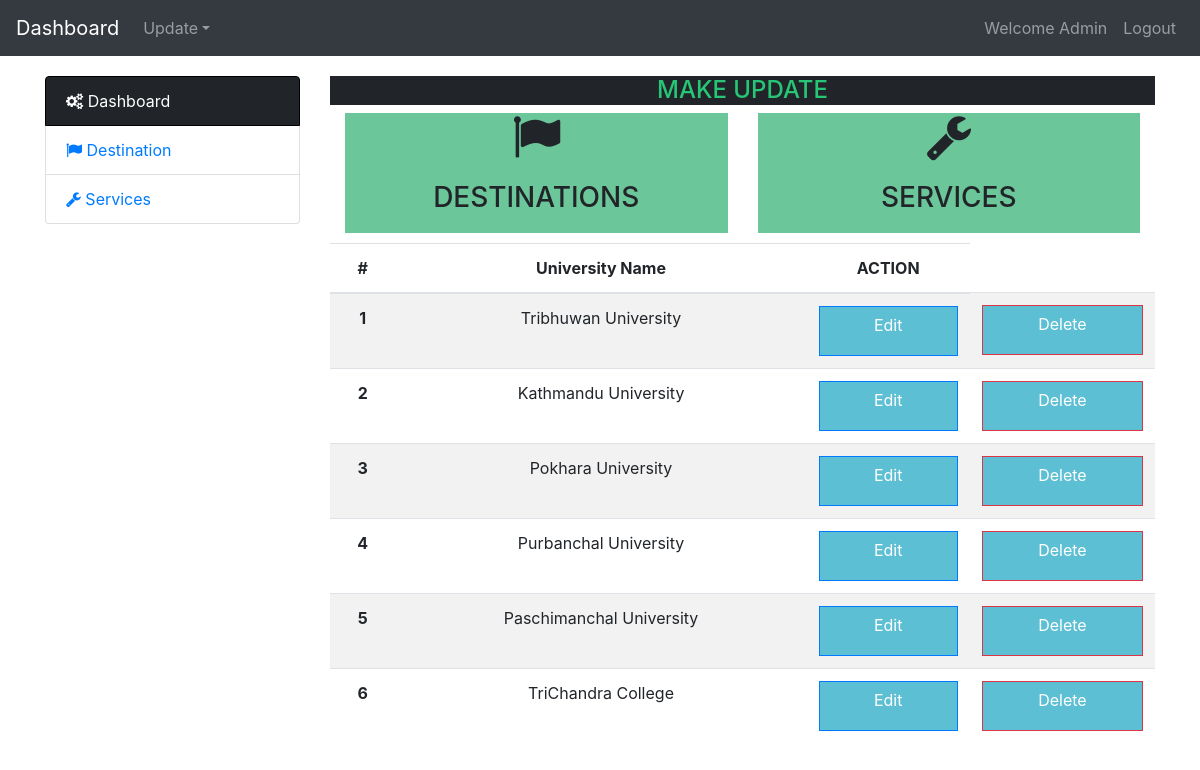
The page /admin/listuniversities.php (signed in) on the database its author committed.
### tables this page shows
CREATE TABLE `universities` (
  `uni_ID` int(11) NOT NULL,
  `uni_name` varchar(255) NOT NULL
);

### class/class.universities.php (called while the page is built, shortened)
<?php
class University{
    private $db;
    function __construct ($DB_CON){
		$this->db=$DB_CON;
	}
public function listUniversities(){
	$sql=$this->db->query("SELECT * FROM universities");
	while($row=$sql->fetch (PDO:: FETCH_ASSOC)){
		$data[]=$row;
	}
	return $data;
}
}

### admin/listuniversities.php (the view, shortened to what this page needs)
<?php
include '../inc/dbconfig.php';
include '../class/class.universities.php';
$university= new University($DB_CON);
?>
<!doctype html>
<html lang="en">
  <head>
    <link rel="stylesheet" href="https://stackpath.bootstrapcdn.com/bootstrap/4.3.1/css/bootstrap.min.css">
    <link rel="stylesheet" href="../css/stylesheet.css">
  </head>
  <body>
     <link rel="stylesheet" href="https://cdnjs.cloudflare.com/ajax/libs/font-awesome/4.7.0/css/font-awesome.min.css">
  <nav class="navbar navbar-expand-md navbar-dark bg-dark ">
  <a class="navbar-brand" href="dashboard.php">Dashboard</a>
  <div class="collapse navbar-collapse" id="navbarsExampleDefault">
    <ul class="navbar-nav mr-auto">
      <li class="nav-item dropdown">
        <a class="nav-link dropdown-toggle" href="#" id="dropdown01" data-toggle="dropdown" aria-haspopup="true" aria-expanded="false">Update</a>
      </li>
    </ul>
    <ul class="navbar-nav navbar-right">
      <li class="nav-item">
        <a class="nav-link" href="#">Welcome Admin</a>
      </li>
      <li class="nav-item">
        <a class="nav-link" href="logout.php">Logout</a>
      </li>
    </ul>
  </div>
</nav>
<section id="content">
  <div class="container">
    <div class="row">
      <div class="col-md-3">
        <div class="list-group">
          <a href="dashboard.php" class="list-group-item active main-color-bg"><i class="fa fa-cogs" aria-hidden="true"></i></span> Dashboard </a>
          <a href="destination.php" class="list-group-item"><i class="fa fa-flag" aria-hidden="true"></i> Destination </a>
          <a href="services.php" class="list-group-item"><i class="fa fa-wrench" aria-hidden="true"></i> Services</a>
        </div>
      </div>
      <div class="col-md-9" style="text-align:center;">
        <div class="panel panel-default">
          <div class="panel-heading main-color-bg">
            <h4 class="panel-title" align="center" style="color:#27c677;">MAKE UPDATE</h4>
          </div>
          <div class="panel-body">
            <div class="col-md-6 box">
              <div class="blog">
              <i class="fa fa-flag fa-3x" aria-hidden="true"></i>
              <h3>DESTINATIONS</h3>
              </div>
            </div>
            <div class="col-md-6 box">
              <div class="blog">
              <i class="fa fa-wrench fa-3x" aria-hidden="true"></i>
              <h3>SERVICES</h3>
              </div>
            </div>
          </div>
        </div>
 <section id="add">
  <form action="" method="POST">
 <table class="table table-striped">
  <thead>
    <tr>
      <th scope="col">#</th>
      <th scope="col">University Name</th>
      <th scope="col">ACTION</th>
    </tr>
  </thead>
  <tbody>
    <?php
    $i=1;
    foreach ($university->listUniversities() as $value){
    ?>
    <tr>
      <th scope="row"><?php echo $i++;?></th>
      <td><?php echo $value['uni_name'];?></td>
      <td><a href="updateuniversities.php?university_ID=<?php echo  $value['uni_ID'];?>" class="btn btn-primary">Edit</a>
      <td><a href="?action=delete&university_ID=<?php echo $value['uni_ID'];?>" class="btn btn-danger" onclick="return confirm('Are you sure you want to delete?')"> Delete</a>
    </tr>
    <?php }?>
  </tbody>
</table>
  </form>
  </section>
    </div>
    </div>
  </div>
</section>
</body>
</html>

### css/stylesheet.css (style rules this page uses)
.navbar { min-height:33px; margin-bottom: 0; border-radius: 0; }
.main-color-bg { background-color: #212529 !important; border-color:black !important; color:#ffffff; }
.panel-heading { min-height:20px; }
#content { margin-top: 20px; }
.box { float:left; margin-bottom: 10px; }
.blog { background: #6bc699; text-align: center; height:120px; cursor:pointer; }
.blog h3 { padding:20px; }
#add { margin-top:30px; }
.btn { border-radius: 0px; height: 50px; background-color: #5dbfd4; width: 100%; cursor: pointer; }

### rows shown on the page
universities: uni_name "Tribhuwan University"
universities: uni_name "Kathmandu University"
universities: uni_name "Pokhara University"
universities: uni_name "Purbanchal University"
universities: uni_name "Paschimanchal University"
universities: uni_name "TriChandra College"
